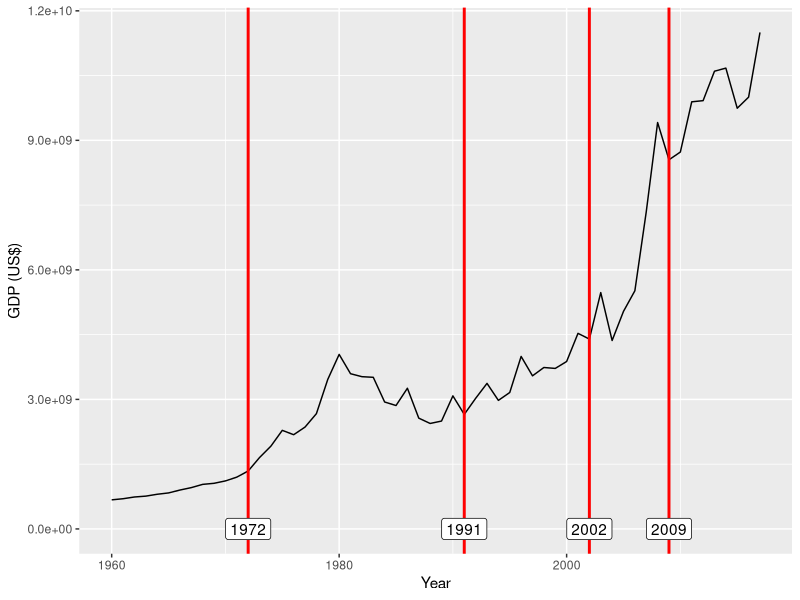
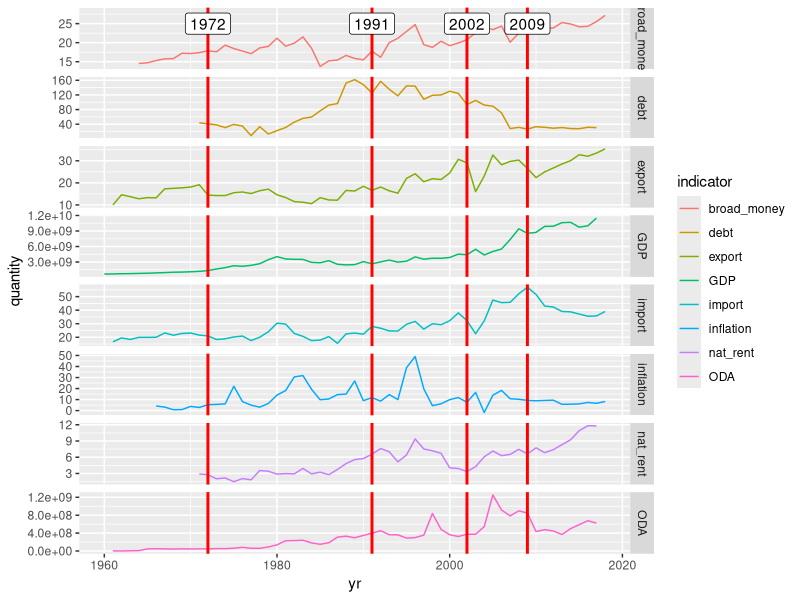
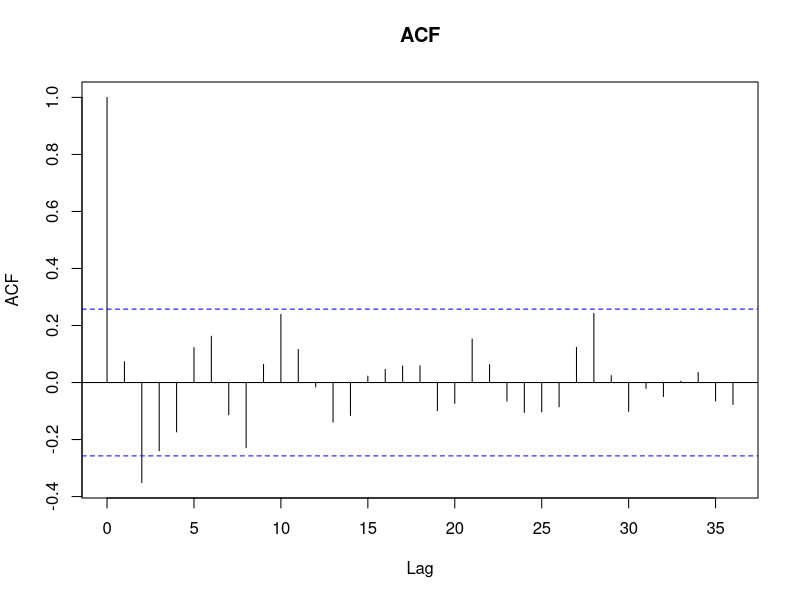
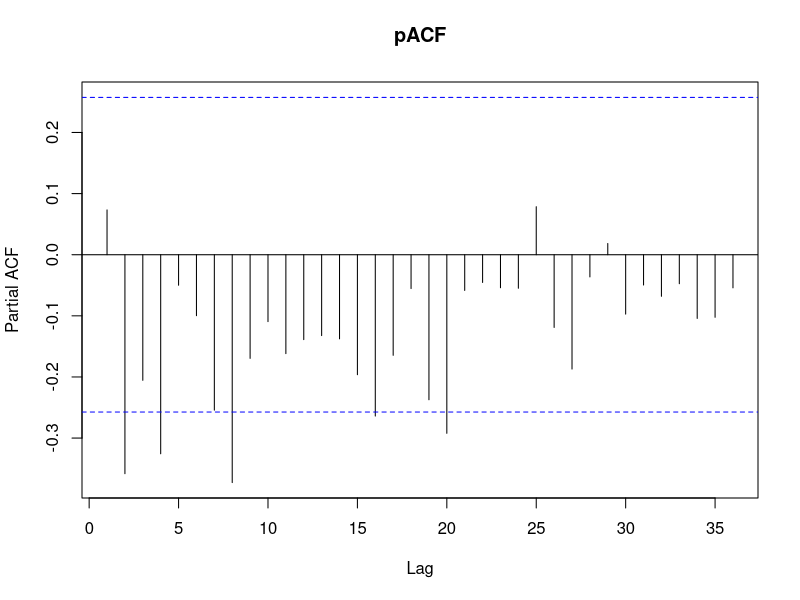
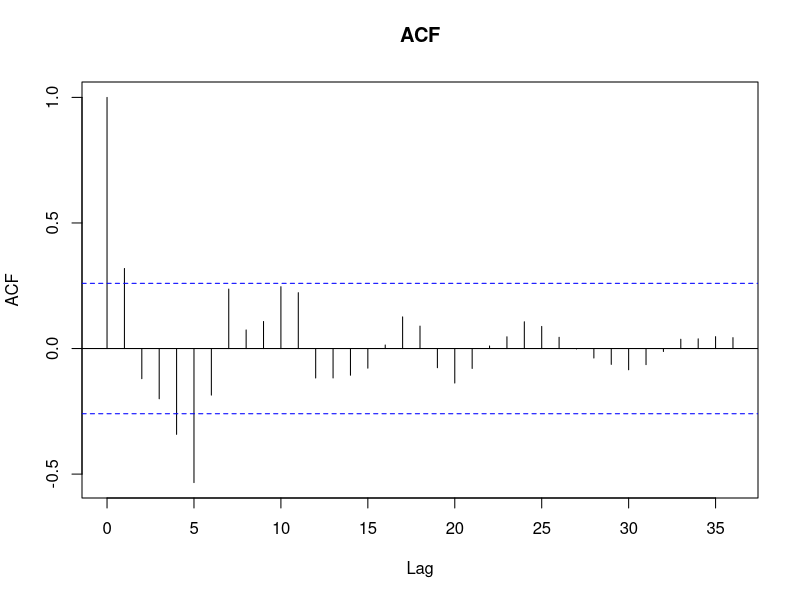
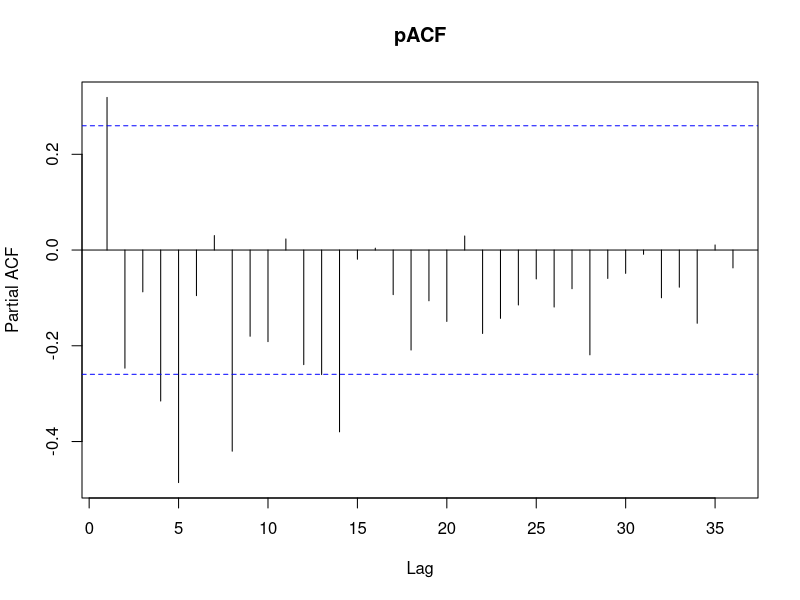
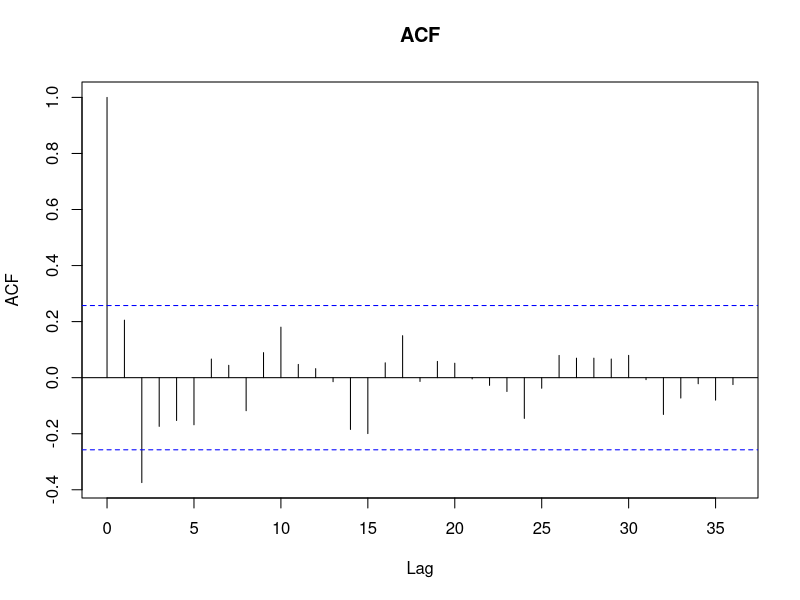
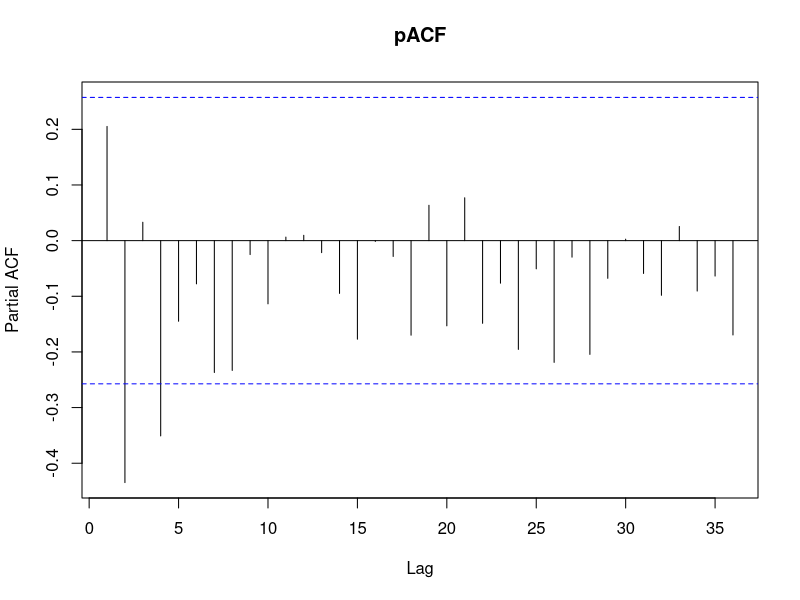

Reproduce these figures in R, in order.
rm(list=ls())

library(reshape2)
library(ggplot2)
library(dplyr)
library(lme4)

dat = read.csv(file ="mirana-data.csv", header = T, stringsAsFactors = F)
head(dat)
names(dat)
names(dat) <- c("yr", "gdp_growth", "ODA", "export", "import", "debt", "broad_money", "nat_rent", "inflation")
head(dat)


#separate and rejoin using 'melt' function in reshape2

dat.long = melt(dat,
                id.vars = "yr",
                variable.name = "indicator")
                
head(dat.long)
names(dat.long)[3] <- "quantity"


#look at indicator names
unique(dat.long$indicator)

crisis_yr = c(1972, 1991, 2002, 2009)
crisis_names = c(1972, 1991, 2002, 2009)
crisis.dat = cbind.data.frame(crisis_yr, crisis_names)
crisis.dat2 = crisis.dat
crisis.dat2$indicator = "broad_money"
head(crisis.dat)


#then replace GDP growth with GDP
dat.long <- subset(dat.long, indicator!="gdp_growth")

#and attach the GDP data below

#regression on export
head(dat.long)
dat.long$crisis_yr = "N"
dat.long$crisis_yr[dat.long$yr==1972] = "Y"
dat.long$crisis_yr[dat.long$yr==1991] = "Y"
dat.long$crisis_yr[dat.long$yr==2002] = "Y"
dat.long$crisis_yr[dat.long$yr==2009] = "Y"

dat.long$post_crisis_yr = "N"
dat.long$post_crisis_yr[dat.long$yr==1973] = "Y"
dat.long$post_crisis_yr[dat.long$yr==1992] = "Y"
dat.long$post_crisis_yr[dat.long$yr==2003] = "Y"
dat.long$post_crisis_yr[dat.long$yr==2010] = "Y"






#now try loading the raw GDP data
dat3 <- read.csv(file="GDP.csv", header=T, stringsAsFactors = F)

head(dat3)
names(dat3) = dat3[3,]
dat3 <- dat3[4:nrow(dat3),]

head(dat3)

dat3 <- dat3[dat3$`Country Name`=="Madagascar",]

gdp.dat <- melt(dat3, 
                id.vars = c("Country Name", "Country Code", "Indicator Name", "Indicator Code"),
                variable.name = "Year")

head(gdp.dat)

#and plot
gdp.dat$Year = as.numeric(as.character(gdp.dat$Year))
gdp.dat$value = as.numeric(as.character(gdp.dat$value))
ggplot(data=gdp.dat) + geom_line(aes(x=Year, y=value)) + ylab("GDP (US$)") +
  geom_vline(data=crisis.dat, aes(xintercept=crisis_yr), col="red", size = 1) + geom_label(data=crisis.dat, aes(x=crisis_yr, y=10, label=crisis_names))

head(gdp.dat)
gdp.dat <- dplyr::select(gdp.dat, -('Country Code'), -('Indicator Name'), -('Indicator Code'))

head(gdp.dat)


#and join
head(dat.long)

gdp.dat$crisis_yr <- "N"
gdp.dat$crisis_yr[gdp.dat$Year==1972 | gdp.dat$Year==1991 | gdp.dat$Year==2002 | gdp.dat$Year==2009] <- "Y"


gdp.dat$post_crisis_yr <- "N"
gdp.dat$post_crisis_yr[gdp.dat$Year==1973 | gdp.dat$Year==1992 | gdp.dat$Year==2003 | gdp.dat$Year==2010] <- "Y"

head(gdp.dat)
gdp.dat <- dplyr::select(gdp.dat, Year, value, crisis_yr, post_crisis_yr)
gdp.dat$indicator <- "GDP"
names(gdp.dat)[1:2] <-c("yr", "quantity")

gdp.dat <- dplyr::select(gdp.dat, names(dat.long))

dat.long <- rbind(gdp.dat, dat.long)


#as lines - much clearer
ggplot(dat = dat.long) + geom_line(aes(x=yr, y=quantity, color=indicator)) + facet_grid(indicator~., scales = "free_y") + 
  geom_vline(data=crisis.dat, aes(xintercept=crisis_yr), col="red", size = 1) + geom_label(data=crisis.dat2, aes(x=crisis_yr, y=25, label=crisis_names))

ggsave(file = "Fig1_Mirana_cumulative.pdf",
       units="mm",  
       width=80, 
       height=60, 
       scale=3, 
       dpi=300)



## now that you have consistent fitted time series, go ahead and fit a GAM model to each of these time series to look at what years represent statistical anomalies
## So, for each variable try the following structure:

#try fitting a better model - gam
library(mgcv)

#fit one for every indicator
unique(dat.long$indicator)

#eliminate gaps in the data
dat.long <- dat.long[complete.cases(dat.long),]

gam1 <- gam(quantity~s(yr), data = subset(dat.long, indicator=="GDP"))
#and look at autocorrelation in the residuals:
acf(resid(gam1), lag.max = 36, main = "ACF") #no clear pattern so not an issue
pacf(resid(gam1), lag.max = 36, main = "pACF")

gam2 <- gam(quantity~s(yr), data = subset(dat.long, indicator=="ODA"))
acf(resid(gam2), lag.max = 36, main = "ACF")
pacf(resid(gam2), lag.max = 36, main = "pACF")

gam3 <- gam(quantity~s(yr), data = subset(dat.long, indicator=="export"))
acf(resid(gam3), lag.max = 36, main = "ACF")
pacf(resid(gam3), lag.max = 36, main = "pACF")

gam4 <- gam(quantity~s(yr), data = subset(dat.long, indicator=="import"))
acf(resid(gam4), lag.max = 36, main = "ACF")
pacf(resid(gam4), lag.max = 36, main = "pACF")

gam5 <- gam(quantity~s(yr), data = subset(dat.long, indicator=="debt"))
acf(resid(gam5), lag.max = 36, main = "ACF")
pacf(resid(gam5), lag.max = 36, main = "pACF")

gam6 <- gam(quantity~s(yr), data = subset(dat.long, indicator=="broad_money"))
acf(resid(gam6), lag.max = 36, main = "ACF")
pacf(resid(gam6), lag.max = 36, main = "pACF")

gam7 <- gam(quantity~s(yr), data = subset(dat.long, indicator=="nat_rent"))
acf(resid(gam7), lag.max = 36, main = "ACF")
pacf(resid(gam7), lag.max = 36, main = "pACF")

gam8 <- gam(quantity~s(yr), data = subset(dat.long, indicator=="inflation"))
acf(resid(gam8), lag.max = 36, main = "ACF")
pacf(resid(gam8), lag.max = 36, main = "pACF")

#looks like autocorrelation is not a huge issue here... we'll keep the GAMS as is

#here are the gam summaries you might want to report
summary(gam1)
summary(gam2)
summary(gam3)
summary(gam4)
summary(gam5)
summary(gam6)
summary(gam7)
summary(gam8)


#and add both the predictions (with upper and lower confidence limits) to the original data.
#do the same for the residuals
dat.long$gam_predict <- dat.long$gam_predict_lci <- dat.long$gam_predict_uci <- dat.long$gam_residuals <- dat.long$gam_residuals_lci <- dat.long$gam_residuals_uci <- NA
dat.long$gam_predict[dat.long$indicator=="GDP"] <- predict.gam(gam1, type = "response", se.fit=T)$fit
dat.long$gam_predict_lci[dat.long$indicator=="GDP"] <- predict.gam(gam1, type = "response", se.fit=T)$fit - 1.96*predict.gam(gam1, type = "response", se.fit=T)$se.fit
dat.long$gam_predict_uci[dat.long$indicator=="GDP"] <- predict.gam(gam1, type = "response", se.fit=T)$fit + 1.96*predict.gam(gam1, type = "response", se.fit=T)$se.fit
dat.long$gam_residuals[dat.long$indicator=="GDP"] <- residuals(gam1)
dat.long$gam_residuals_lci[dat.long$indicator=="GDP"] <- dat.long$gam_predict[dat.long$indicator=="GDP"] - dat.long$gam_predict_lci[dat.long$indicator=="GDP"]
dat.long$gam_residuals_uci[dat.long$indicator=="GDP"] <- dat.long$gam_predict[dat.long$indicator=="GDP"] - dat.long$gam_predict_uci[dat.long$indicator=="GDP"]


dat.long$gam_predict[dat.long$indicator=="ODA"] <- predict.gam(gam2, type = "response", se.fit=T)$fit
dat.long$gam_predict_lci[dat.long$indicator=="ODA"] <- predict.gam(gam2, type = "response", se.fit=T)$fit - 1.96*predict.gam(gam2, type = "response", se.fit=T)$se.fit
dat.long$gam_predict_uci[dat.long$indicator=="ODA"] <- predict.gam(gam2, type = "response", se.fit=T)$fit + 1.96*predict.gam(gam2, type = "response", se.fit=T)$se.fit
dat.long$gam_residuals[dat.long$indicator=="ODA"] <- residuals(gam2)
dat.long$gam_residuals_lci[dat.long$indicator=="ODA"] <- dat.long$gam_predict[dat.long$indicator=="ODA"] - dat.long$gam_predict_lci[dat.long$indicator=="ODA"]
dat.long$gam_residuals_uci[dat.long$indicator=="ODA"] <- dat.long$gam_predict[dat.long$indicator=="ODA"] - dat.long$gam_predict_uci[dat.long$indicator=="ODA"]



dat.long$gam_predict[dat.long$indicator=="export"] <- predict.gam(gam3, type = "response", se.fit=T)$fit
dat.long$gam_predict_lci[dat.long$indicator=="export"] <- predict.gam(gam3, type = "response", se.fit=T)$fit - 1.96*predict.gam(gam3, type = "response", se.fit=T)$se.fit
dat.long$gam_predict_uci[dat.long$indicator=="export"] <- predict.gam(gam3, type = "response", se.fit=T)$fit + 1.96*predict.gam(gam3, type = "response", se.fit=T)$se.fit
dat.long$gam_residuals[dat.long$indicator=="export"] <- residuals(gam3)
dat.long$gam_residuals_lci[dat.long$indicator=="export"] <- dat.long$gam_predict[dat.long$indicator=="export"] - dat.long$gam_predict_lci[dat.long$indicator=="export"]
dat.long$gam_residuals_uci[dat.long$indicator=="export"] <- dat.long$gam_predict[dat.long$indicator=="export"] - dat.long$gam_predict_uci[dat.long$indicator=="export"]


dat.long$gam_predict[dat.long$indicator=="import"] <- predict.gam(gam4, type = "response", se.fit=T)$fit
dat.long$gam_predict_lci[dat.long$indicator=="import"] <- predict.gam(gam4, type = "response", se.fit=T)$fit - 1.96*predict.gam(gam4, type = "response", se.fit=T)$se.fit
dat.long$gam_predict_uci[dat.long$indicator=="import"] <- predict.gam(gam4, type = "response", se.fit=T)$fit + 1.96*predict.gam(gam4, type = "response", se.fit=T)$se.fit
dat.long$gam_residuals[dat.long$indicator=="import"] <- residuals(gam4)
dat.long$gam_residuals_lci[dat.long$indicator=="import"] <- dat.long$gam_predict[dat.long$indicator=="import"] - dat.long$gam_predict_lci[dat.long$indicator=="import"]
dat.long$gam_residuals_uci[dat.long$indicator=="import"] <- dat.long$gam_predict[dat.long$indicator=="import"] - dat.long$gam_predict_uci[dat.long$indicator=="import"]


dat.long$gam_predict[dat.long$indicator=="debt"] <- predict.gam(gam5, type = "response", se.fit=T)$fit
dat.long$gam_predict_lci[dat.long$indicator=="debt"] <- predict.gam(gam5, type = "response", se.fit=T)$fit - 1.96*predict.gam(gam5, type = "response", se.fit=T)$se.fit
dat.long$gam_predict_uci[dat.long$indicator=="debt"] <- predict.gam(gam5, type = "response", se.fit=T)$fit + 1.96*predict.gam(gam5, type = "response", se.fit=T)$se.fit
dat.long$gam_residuals[dat.long$indicator=="debt"] <- residuals(gam5)
dat.long$gam_residuals_lci[dat.long$indicator=="debt"] <- dat.long$gam_predict[dat.long$indicator=="debt"] - dat.long$gam_predict_lci[dat.long$indicator=="debt"]
dat.long$gam_residuals_uci[dat.long$indicator=="debt"] <- dat.long$gam_predict[dat.long$indicator=="debt"] - dat.long$gam_predict_uci[dat.long$indicator=="debt"]


dat.long$gam_predict[dat.long$indicator=="broad_money"] <- predict.gam(gam6, type = "response", se.fit=T)$fit
dat.long$gam_predict_lci[dat.long$indicator=="broad_money"] <- predict.gam(gam6, type = "response", se.fit=T)$fit - 1.96*predict.gam(gam6, type = "response", se.fit=T)$se.fit
dat.long$gam_predict_uci[dat.long$indicator=="broad_money"] <- predict.gam(gam6, type = "response", se.fit=T)$fit + 1.96*predict.gam(gam6, type = "response", se.fit=T)$se.fit
dat.long$gam_residuals[dat.long$indicator=="broad_money"] <- residuals(gam6)
dat.long$gam_residuals_lci[dat.long$indicator=="broad_money"] <- dat.long$gam_predict[dat.long$indicator=="broad_money"] - dat.long$gam_predict_lci[dat.long$indicator=="broad_money"]
dat.long$gam_residuals_uci[dat.long$indicator=="broad_money"] <- dat.long$gam_predict[dat.long$indicator=="broad_money"] - dat.long$gam_predict_uci[dat.long$indicator=="broad_money"]


dat.long$gam_predict[dat.long$indicator=="nat_rent"] <- predict.gam(gam7, type = "response", se.fit=T)$fit
dat.long$gam_predict_lci[dat.long$indicator=="nat_rent"] <- predict.gam(gam7, type = "response", se.fit=T)$fit - 1.96*predict.gam(gam7, type = "response", se.fit=T)$se.fit
dat.long$gam_predict_uci[dat.long$indicator=="nat_rent"] <- predict.gam(gam7, type = "response", se.fit=T)$fit + 1.96*predict.gam(gam7, type = "response", se.fit=T)$se.fit
dat.long$gam_residuals[dat.long$indicator=="nat_rent"] <- residuals(gam7)
dat.long$gam_residuals_lci[dat.long$indicator=="nat_rent"] <- dat.long$gam_predict[dat.long$indicator=="nat_rent"] - dat.long$gam_predict_lci[dat.long$indicator=="nat_rent"]
dat.long$gam_residuals_uci[dat.long$indicator=="nat_rent"] <- dat.long$gam_predict[dat.long$indicator=="nat_rent"] - dat.long$gam_predict_uci[dat.long$indicator=="nat_rent"]


dat.long$gam_predict[dat.long$indicator=="inflation"] <- predict.gam(gam8, type = "response", se.fit=T)$fit
dat.long$gam_predict_lci[dat.long$indicator=="inflation"] <- predict.gam(gam8, type = "response", se.fit=T)$fit - 1.96*predict.gam(gam8, type = "response", se.fit=T)$se.fit
dat.long$gam_predict_uci[dat.long$indicator=="inflation"] <- predict.gam(gam8, type = "response", se.fit=T)$fit + 1.96*predict.gam(gam8, type = "response", se.fit=T)$se.fit
dat.long$gam_residuals[dat.long$indicator=="inflation"] <- residuals(gam8)
dat.long$gam_residuals_lci[dat.long$indicator=="inflation"] <- dat.long$gam_predict[dat.long$indicator=="inflation"] - dat.long$gam_predict_lci[dat.long$indicator=="inflation"]
dat.long$gam_residuals_uci[dat.long$indicator=="inflation"] <- dat.long$gam_predict[dat.long$indicator=="inflation"] - dat.long$gam_predict_uci[dat.long$indicator=="inflation"]

dat.long$strip_label = dat.long$indicator
dat.long$strip_label[dat.long$strip_label=="broad_money"] = "broad money"
dat.long$strip_label[dat.long$strip_label=="nat_rent"] = "nat rent"

crisis.dat2 = crisis.dat
crisis.dat2$strip_label <- "broad money"

ggplot(data=dat.long) + geom_line(aes(x=yr, y=quantity)) + facet_grid(strip_label~., scales="free_y") + theme_bw() + 
  theme(panel.grid = element_blank(), strip.background = element_blank()) + ylab("") + xlab("") +
  geom_ribbon(aes(x=yr, ymin=gam_predict_lci, ymax=gam_predict_uci), alpha=.3, fill="blue") +
  geom_vline(data=crisis.dat, aes(xintercept=crisis_yr), col="red", size = 1) + geom_line(aes(x=yr, y= gam_predict), col="blue", size = 1) +
  geom_label(data=crisis.dat2, aes(x=crisis_yr, y=25, label=crisis_names)) 

ggsave(file = "Fig2_Mirana_cumulative_wGAM.pdf",
       units="mm",  
       width=80, 
       height=60, 
       scale=3, 
       dpi=300)



#then plot residuals

ggplot(data=dat.long)  + geom_hline(yintercept = 0, col="blue")  + 
  geom_ribbon(aes(x=yr, ymin=gam_residuals_lci, ymax=gam_residuals_uci), fill = "blue", alpha=.3) +
  geom_vline(data=crisis.dat, aes(xintercept=crisis_yr), col="red", size = 1) + xlab("") +
  ylab("residuals from predictions") + theme_bw() + theme(panel.grid = element_blank(), strip.background = element_blank()) +
  geom_point(aes(x=yr, y=gam_residuals), size=3) + geom_label(data=crisis.dat2, aes(x=crisis_yr, y=6, label=crisis_names)) +  
  facet_grid(strip_label~., scales="free_y")


ggsave(file = "Fig3_Mirana_cumulative_wGAM_residuals.pdf",
       units="mm",  
       width=60, 
       height=90, 
       scale=3, 
       dpi=300)


#now select those years that are outside the bounds of the confidence interval (blue band) for multiple economic indicators
#and assess what is common across the years with indicators that are consistent outliers.
